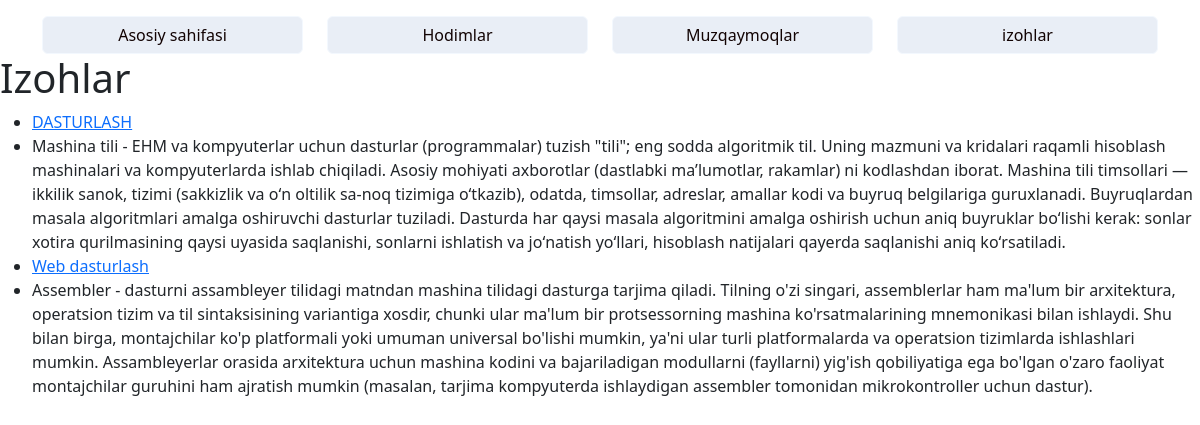
/Izohlar/, run on the app's committed database.
### app1/models.py (models this page shows, shortened)
class Izoh_011(models.Model):
    mavzusi=models.CharField(max_length=100)
    izohi=models.TextField()

### app1/views.py (the view)
# urls.py: path('Izohlar/',model_sahifa.as_view(),name='sahifa3'),
class model_sahifa(ListView):
    model = Izoh_011
    template_name = 'malumot_muzqaymoq.html'

### templates/malumot_muzqaymoq.html (shortened to what this page needs)
 <!DOCTYPE html>
<html lang="en">
<head>
        <link href="https://cdn.jsdelivr.net/npm/bootstrap@5.2.3/dist/css/bootstrap.min.css" rel="stylesheet">
</head>
    <body>
    {% extends 'baza.html' %}
    {% block content %}
    <h1>Izohlar</h1>
        <ul>
           {% for izoh in object_list %}
            <li><a href="{%url 'sahifalar' izoh.id %}">{{izoh.mavzusi }}</a></li>
            <li>{{izoh.izohi}}</li>
            {% endfor %}
        </ul>
        {% endblock content %}

### data on the page
Izoh_011: mavzusi "DASTURLASH", izohi "Mashina tili - EHM va kompyuterlar uchun dasturlar (programmalar) tuzish \"tili\"; eng sodda algoritmik til. Uning mazmuni va kridalari raqamli hisoblash mashinalari va kompyuterlarda ishlab chiqiladi. Asosiy mohiyati axborotlar (dastlabki maʼlumotlar, rakamlar) ni kodlashdan iborat. Mashina tili timsollari — ikkilik sanok, tizimi (sakkizlik va oʻn oltilik sa-noq tizimiga oʻtkazib), odatda, timsollar, adreslar, amallar kodi va buyruq belgilariga guruxlanadi. Buyruqlardan masala algoritmlari amalga oshiruvchi dasturlar tuziladi. Dasturda har qaysi masala algoritmini amalga oshirish uchun aniq buyruklar boʻlishi kerak: sonlar xotira qurilmasining qaysi uyasida saqlanishi, sonlarni ishlatish va…"
Izoh_011: mavzusi "Web dasturlash", izohi "Assembler - dasturni assambleyer tilidagi matndan mashina tilidagi dasturga tarjima qiladi. Tilning o'zi singari, assemblerlar ham ma'lum bir arxitektura, operatsion tizim va til sintaksisining variantiga xosdir, chunki ular ma'lum bir protsessorning mashina ko'rsatmalarining mnemonikasi bilan ishlaydi. Shu bilan birga, montajchilar ko'p platformali yoki umuman universal bo'lishi mumkin, ya'ni ular turli platformalarda va operatsion tizimlarda ishlashlari mumkin. Assambleyerlar orasida arxitektura uchun mashina kodini va bajariladigan modullarni (fayllarni) yig'ish qobiliyatiga ega bo'lgan o'zaro faoliyat montajchilar guruhini ham ajratish mumkin (masalan, tarjima kompyuterda ishlaydigan…"
